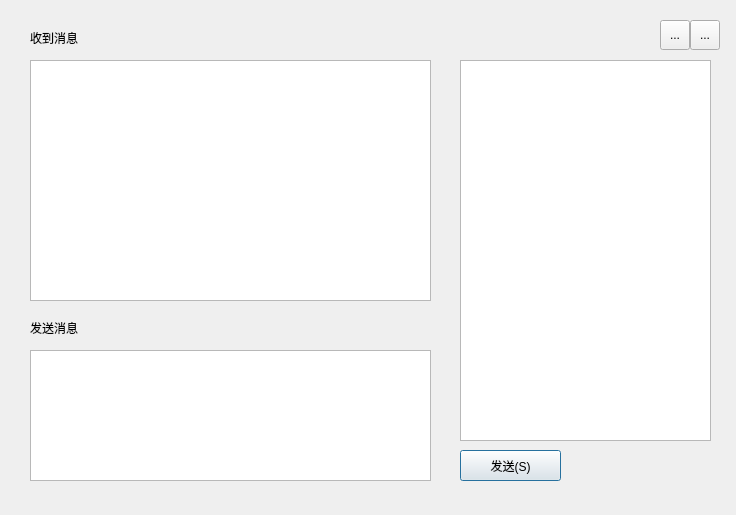
<?xml version="1.0" encoding="UTF-8"?>
<ui version="4.0">
 <class>MultiChatDlg</class>
 <widget class="QDialog" name="MultiChatDlg">
  <property name="geometry">
   <rect>
    <x>0</x>
    <y>0</y>
    <width>736</width>
    <height>515</height>
   </rect>
  </property>
  <property name="windowTitle">
   <string>Dialog</string>
  </property>
  <widget class="QLabel" name="label">
   <property name="geometry">
    <rect>
     <x>30</x>
     <y>30</y>
     <width>81</width>
     <height>16</height>
    </rect>
   </property>
   <property name="text">
    <string>收到消息</string>
   </property>
  </widget>
  <widget class="QLabel" name="label_2">
   <property name="geometry">
    <rect>
     <x>30</x>
     <y>320</y>
     <width>61</width>
     <height>16</height>
    </rect>
   </property>
   <property name="text">
    <string>发送消息</string>
   </property>
  </widget>
  <widget class="QTextBrowser" name="receiveMsg">
   <property name="geometry">
    <rect>
     <x>30</x>
     <y>60</y>
     <width>401</width>
     <height>241</height>
    </rect>
   </property>
  </widget>
  <widget class="QPlainTextEdit" name="sendMsg">
   <property name="geometry">
    <rect>
     <x>30</x>
     <y>350</y>
     <width>401</width>
     <height>131</height>
    </rect>
   </property>
  </widget>
  <widget class="QTableView" name="contactList">
   <property name="geometry">
    <rect>
     <x>460</x>
     <y>60</y>
     <width>251</width>
     <height>381</height>
    </rect>
   </property>
  </widget>
  <widget class="QPushButton" name="sendButton">
   <property name="geometry">
    <rect>
     <x>460</x>
     <y>450</y>
     <width>101</width>
     <height>31</height>
    </rect>
   </property>
   <property name="text">
    <string>发送(S)</string>
   </property>
  </widget>
  <widget class="QToolButton" name="icon_close">
   <property name="geometry">
    <rect>
     <x>690</x>
     <y>20</y>
     <width>30</width>
     <height>30</height>
    </rect>
   </property>
   <property name="text">
    <string>...</string>
   </property>
  </widget>
  <widget class="QToolButton" name="icon_mini">
   <property name="geometry">
    <rect>
     <x>660</x>
     <y>20</y>
     <width>30</width>
     <height>30</height>
    </rect>
   </property>
   <property name="text">
    <string>...</string>
   </property>
  </widget>
 </widget>
 <resources/>
 <connections/>
</ui>
